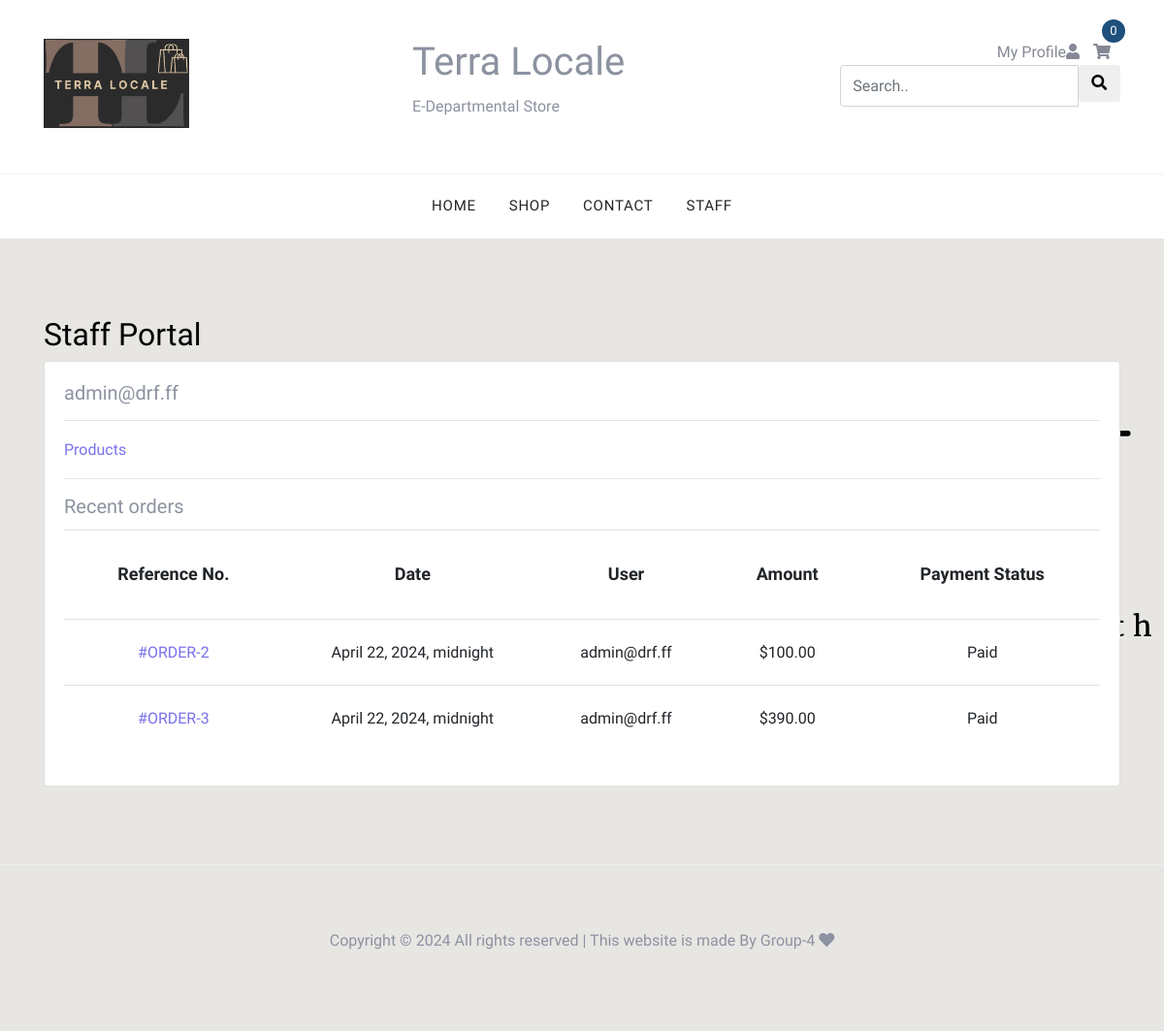
The page /staff/ (signed in) on the database its author committed.
### cart/models.py (models this page shows, shortened)
class Order(models.Model):
    start_date = models.DateTimeField(auto_now_add=True)
    ordered_date = models.DateTimeField(blank=True, null=True)
    ordered = models.BooleanField(default=False)
    user = models.ForeignKey(
        to=User,
        on_delete=models.CASCADE,
        blank=True, null=True,
    )
    billing_address = models.ForeignKey(
        to=Address,
        on_delete=models.SET_NULL,
        related_name='billing_address',
        blank=True, null=True,
    )
    shipping_address = models.ForeignKey(
        to=Address,
        on_delete=models.SET_NULL,
        related_name='shipping_address',
        blank=True, null=True,
    )
    @property
    def reference_number(self) -> str:
        print("order no",self.pk)
        return f"ORDER-{self.pk}"
    def get_raw_subtotal(self) -> float:
        total = 0
        for order_item in self.items.all():
            total += order_item.get_raw_total_item_price()
        return total
    def get_raw_total(self) -> float:
        subtotal = self.get_raw_subtotal()
        return subtotal
    def get_total(self) -> str:
        total = self.get_raw_total()
        return "{:.2f}".format(total / 100)

class OrderItem(models.Model):
    quantity = models.PositiveIntegerField(default=1)
    product = models.ForeignKey(to=Product, on_delete=models.CASCADE)
    size = models.ForeignKey(to=SizeVariation, on_delete=models.CASCADE)
    colour = models.ForeignKey(to=ColourVariation, on_delete=models.CASCADE)
    order = models.ForeignKey(
        to="Order",
        related_name='items',
        on_delete=models.CASCADE,
    )
    def get_raw_total_item_price(self) -> Decimal:
        return self.quantity * self.product.price

class Product(models.Model):
    description = models.TextField()
    slug = models.SlugField(unique=True)
    stock = models.IntegerField(default=0)
    title = models.CharField(max_length=150)
    active = models.BooleanField(default=False)
    updated = models.DateTimeField(auto_now=True)
    created = models.DateTimeField(auto_now_add=True)
    rating=models.FloatField(default=2.5)
    image = models.ImageField(upload_to='product_images')
    available_sizes = models.ManyToManyField(SizeVariation)
    available_colours = models.ManyToManyField(ColourVariation)
    secondary_categories = models.ManyToManyField(to=Category, blank=True)
    price = models.DecimalField(default=0, max_digits=9, decimal_places=2, )
    primary_category = models.ForeignKey(
        to=Category,
        on_delete=models.CASCADE,
        related_name='primary_products',
        blank=True, null=True,
    )

### staff/views.py (the view)
class StaffView(LoginRequiredMixin, StaffUserMixin, generic.ListView):
    template_name = 'staff/staff.html'
    queryset = Order.objects.filter(ordered=True).order_by('-ordered_date')
    paginate_by: int = 20
    context_object_name: str = 'orders'

### cart/templatetags/cart_template_tags.py (called while the page is built)
@register.filter
def cart_item_count(request) -> int:
    order = get_or_set_order_session(request)
    count: int = order.items.count()
    return count

### cart/utils.py (called while the page is built)
def get_or_set_order_session(request) -> Order:
    order_id: Optional[int] = request.session.get('order_id', None)
    if order_id is not None:
        order, _ = Order.objects.get_or_create(id=order_id, ordered=False)
        request.session['order_id'] = order.id
    else:
        order = Order.objects.create()
        request.session['order_id'] = order.id
    if request.user.is_authenticated and order.user is None:
        order.user = request.user
        order.save(update_fields=['user', ])
    return order

### staff/mixins.py (called while the page is built)
    def dispatch(self, request, *args, **kwargs) -> Union[HttpResponsePermanentRedirect, HttpResponseRedirect]:
        if not request.user.is_staff:
            return redirect("home")
        return super(StaffUserMixin, self).dispatch(request, *args, **kwargs)

### ecom/settings/templates/staff/staff.html (shortened to what this page needs)
{% extends "base.html" %}
{% block content %}
<div class="site-section">
    <div class="container">
        <div class="row justify-content-center">
            <div class="col-md-12">
                <h2 class="text-black">Staff Portal</h2>
                <div class="card">
                    <div class="card-body">
                        <h5 class="card-title">
                            {{ request.user.email }}
                        </h5>
                        <hr />
                        <a href="{% url 'staff:product-list' %}">Products</a>
                        <hr />
                        <h5 class="card-title">Recent orders</h5>
                        <div class="site-blocks-table">
                            <table class="table">
                                <thead>
                                    <tr>
                                        <th>Reference No.</th>
                                        <th>Date</th>
                                        <th>User</th>
                                        <th>Amount</th>
                                        <th>Payment Status</th>
                                    </tr>
                                </thead>
                                <tbody>
                                    {% for order in orders %}
                                    <tr>
                                        <td><a href="{% url 'cart:order-detail' order.pk %}">#{{ order.reference_number }}</a></td>
                                        <td>{{ order.ordered_date }}</td>
                                        <td>{{ order.user.email }}</td>
                                        <td>${{ order.get_total }}</td>
                                        <td>{% if order.ordered %}Paid{% else %}Not paid{% endif %}</td>
                                    </tr>
                                    {% empty %}
                                    <tr>
                                        <td colspan="4">You haven't made any orders</td>
                                    </tr>
                                    {% endfor %}
                                </tbody>
                            </table>
                        </div>
                    </div>
                </div>
            </div>
        </div>
    </div>
</div>
{% endblock content %}

### ecom/settings/templates/base.html (shortened to what this page needs)
{% load static %}
{% load cart_template_tags %}
<!DOCTYPE html>
<html lang="en">
<head >
    <link rel="stylesheet" type="text/css" href="{% static 'fonts/icomoon/style.css' %}">
    <link rel="stylesheet" type="text/css" href="{% static 'css/bootstrap.min.css' %}">
    <link rel="stylesheet" type="text/css" href="{% static 'css/magnific-popup.css' %}">
    <link rel="stylesheet" type="text/css" href="{% static 'css/jquery-ui.css' %}">
    <link rel="stylesheet" type="text/css" href="{% static 'css/owl.carousel.min.css' %}">
    <link rel="stylesheet" type="text/css" href="{% static 'css/owl.theme.default.min.css' %}">
    <link rel="stylesheet" type="text/css" href="{% static 'css/aos.css' %}">
    <link rel="stylesheet" type="text/css" href="{% static 'css/style.css' %}">
    <link rel="stylesheet" type="text/css" href="https://cdnjs.cloudflare.com/ajax/libs/font-awesome/5.12.1/css/all.min.css"
/>
</head>
<body >
<div class="site-wrap">
    <header class="site-navbar" role="banner" >
        <div class="site-navbar-top">
            <div class="container">
                <div class="row ">
                    <div class="col-sm">
                        <div>
                            <a href="{% url 'home' %}">
                                <img class="img-fluid" src="{% static 'images/logo.png' %}" style="max-width: 150px;"/>
                                </a>
                        </div>
                    </div>
                    <div class="col-sm"><h1>Terra Locale</h1> <p>E-Departmental Store</p></div>
                    <div class="col-6 col-md-4 order-3 order-md-3 text-right">
                        <div class="site-top-icons">
                            <ul>
                                <li>
                                    {% if request.user.is_authenticated %}
                                        <a href="{% url 'profile' %}"><span>My Profile<i class="fas fa-user"></i></span></a>
                                    {% else %}
                                        <a href="{% url 'account_login' %}"><span><i
                                                class="fas fa-sign-in-alt"></i>LOGIN</span></a>
                                    {% endif %}
                                </li>
                                <li>
                                    <a href="{% url 'cart:summary' %}" class="site-cart">
                                        <span><i class="fas fa-shopping-cart"></i></span>
                                        <span class="count">{{ request|cart_item_count }}</span>
                                    </a>
                                </li>
                                <li>
                                    <form class="searchclass" action="{% url 'search' %}" style="margin:auto;max-width:300px" method="get" role="search">
                                        <div class="input-group add-on">
                                            <input class="form-control" placeholder="Search.." id="srch-term" type="text" name="search" height=20px>
                                            <div class="input-group-btn">
                                                <button class="btn btn-default" type="submit"><i class="fa fa-search"></i></button>
                                            </div>
                                        </div>
                                    </form>
                                </li>
                            </ul>
                        </div>
                    </div>
                </div>
            </div>
        </div>
        {% include 'navbar.html' %}
    </header>
    {% block content %}
    {% endblock content %}
    {% include 'footer.html' %}
</div>
</body>
</html>

### ecom/settings/templates/navbar.html
<nav class="site-navigation text-right text-md-center" role="navigation">
    <div class="container">
        <ul class="site-menu js-clone-nav d-none d-md-block" style="padding: 0;">
            <li><a href="/">Home</a></li>
            <li><a href="{% url 'cart:product-list' %}">Shop</a></li>
            <li><a href="{% url 'contact' %}">Contact</a></li>
            {% if request.user.is_staff %}
                <li><a href="{% url 'staff:staff' %}">Staff</a></li>
            {% endif %}
        </ul>
    </div>
</nav>

### ecom/settings/templates/footer.html (shortened to what this page needs)
<footer class="site-footer border-top">
    <div class="container">
        <div class="row text-center">
            <div class="col-md-12">
                <p>
                    Copyright &copy;
                    All rights reserved | This website is made By Group-4  <i class="fas fa-heart"></i>
                </p>
            </div>
        </div>
    </div>
</footer>

### ecom/settings/templates/scripts.html (shortened to what this page needs)
{% load static %}

### ecom/settings/static/css/style.css (style rules this page uses)
body { line-height: 1.7; color: #8c92a0; font-weight: 300; font-size: 16px; }
a { -webkit-transition: .3s all ease; -o-transition: .3s all ease; transition: .3s all ease; }
.text-black { color: #000; }
.site-wrap:before { -webkit-transition: .3s all ease-in-out; -o-transition: .3s all ease-in-out; transition: .3s all ease-in-out; background: rgba(0, 0, 0, 0.6); content: ""; position: absolute; z-index: 2000; top: 0; left: 0; right: 0; bottom: 0; opacity: 0; visibility: hidden; }
.btn { text-transform: uppercase; position: relative; -webkit-transition: 0.2s all ease-in-out !important; -o-transition: 0.2s all ease-in-out !important; transition: 0.2s all ease-in-out !important; top: 0; letter-spacing: .05em; }
.form-control { height: 43px; }
.site-section { padding: 2.5em 0; }
@media (min-width: 768px) { .site-section { padding: 5em 0; } }
.border-top { border-top: 1px solid #edf0f5 !important; }
.site-footer { padding: 4em 0; }
.site-navbar { background: #fff; margin-bottom: 0px; z-index: 1999; position: relative; }
.site-navbar .site-navbar-top { border-bottom: 1px solid #f3f3f4; padding-top: 20px; padding-bottom: 20px; margin-bottom: 0px; }
@media (min-width: 768px) { .site-navbar .site-navbar-top { padding-top: 40px; padding-bottom: 40px; } }
.site-navbar a { color: #868995; }
.site-navbar .site-top-icons ul, .site-navbar .site-top-icons ul li { padding: 0; margin: 0; list-style: none; }
.site-navbar .site-top-icons ul li { display: inline-block; }
.site-navbar .site-top-icons ul li a { margin-right: 10px; }
.site-navbar .site-top-icons ul li a.site-cart { display: block; position: relative; }
.site-navbar .site-top-icons ul li a.site-cart .count { position: absolute; top: 0; right: 0; margin-right: -15px; margin-top: -20px; font-size: 13px; width: 24px; height: 24px; line-height: 24px; border-radius: 50%; display: block; text-align: center; background: #1f4f7c; color: #fff; -webkit-transition: .2s all ease-in-out; -o-transition: .2s all ease-in-out; transition: .2s all ease-in-out; }
.site-navbar .site-navigation .site-menu { margin-bottom: 0; }
.site-navbar .site-navigation .site-menu a { text-decoration: none !important; font-size: 15px; display: inline-block; }
.site-navbar .site-navigation .site-menu > li { display: inline-block; padding: 10px 5px; }
.site-navbar .site-navigation .site-menu > li > a { padding: 10px 10px; text-transform: uppercase; letter-spacing: .05em; color: #25262a; font-size: 15px; text-decoration: none !important; }
.site-mobile-menu .site-nav-wrap { padding: 0; margin: 0; list-style: none; position: relative; }
.site-mobile-menu .site-nav-wrap a { padding: 10px 20px; display: block; position: relative; color: #212529; }
.site-mobile-menu .site-nav-wrap li { position: relative; display: block; }
.site-mobile-menu .site-nav-wrap > li { display: block; position: relative; float: left; width: 100%; }
.site-mobile-menu .site-nav-wrap > li > a { padding-left: 20px; font-size: 20px; }
.site-blocks-table { overflow: auto; }
.site-blocks-table thead th { padding: 30px; text-align: center; border-width: 1px !important; vertical-align: middle; color: #212529; font-size: 18px; }
.site-blocks-table td { padding: 20px; text-align: center; vertical-align: middle; color: #212529; }
.site-blocks-table tbody tr:first-child td { border-top: 1px solid #1f4f7c !important; }

### rows shown on the page
Order: reference_number "ORDER-2", ordered_date "April 22, 2024, midnight", user.email "admin@drf.ff", get_total "100.00", ordered "Paid"
Order: reference_number "ORDER-3", ordered_date "April 22, 2024, midnight", user.email "admin@drf.ff", get_total "390.00", ordered "Paid"

### other values the page prints
{{ request.user.email }} "admin@drf.ff"
